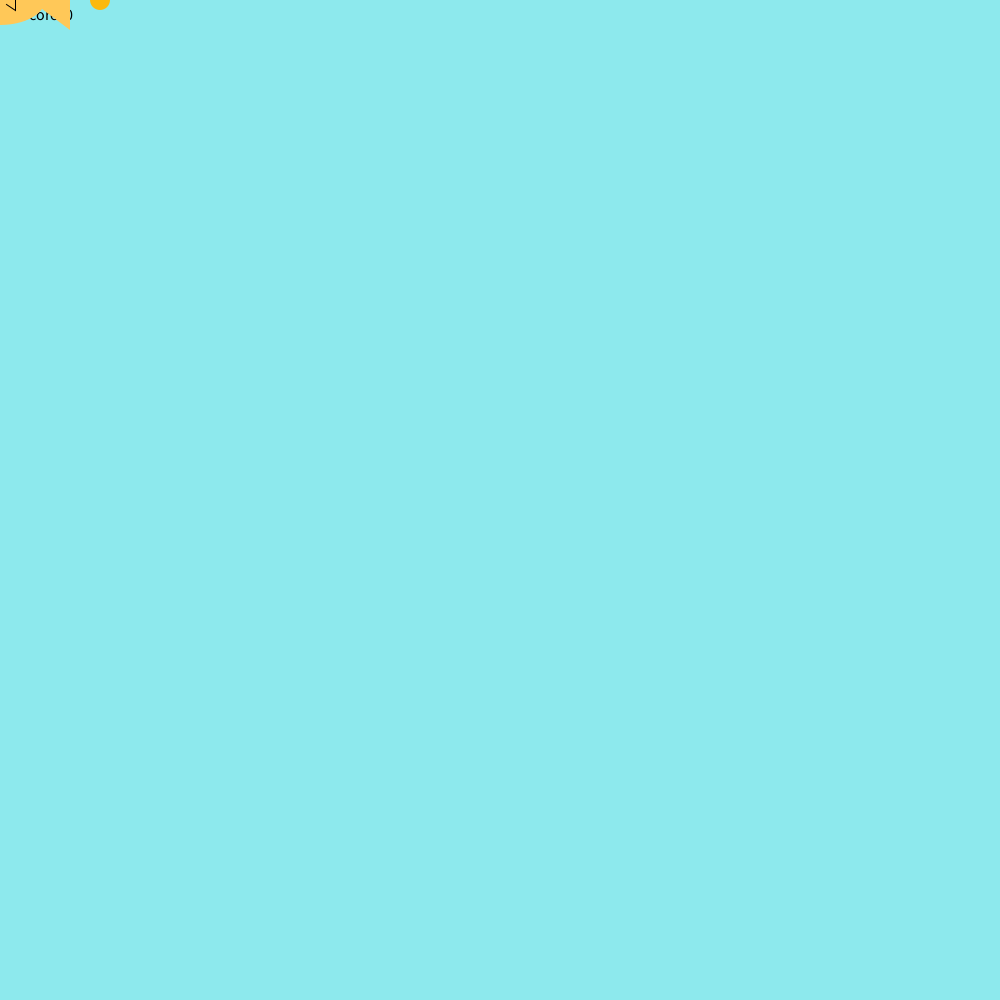
Frame 1 (no input)
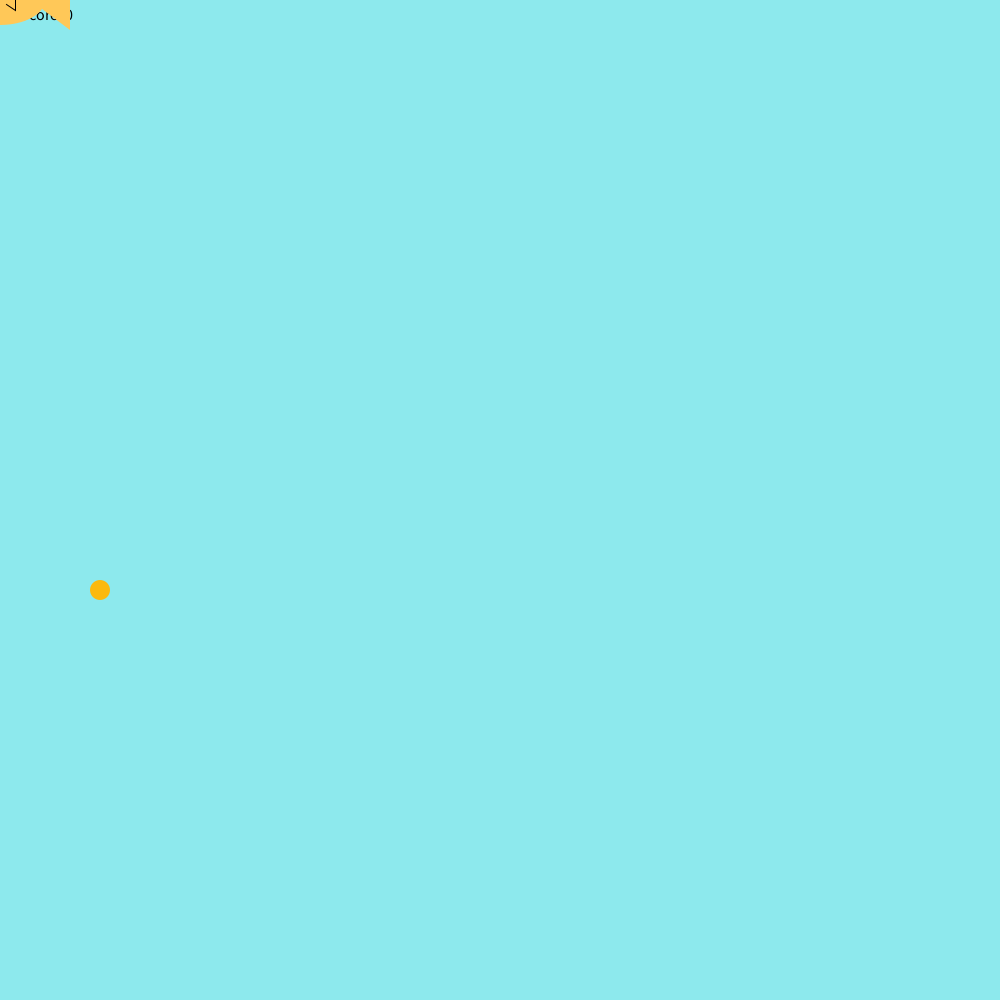
Frame 60 (the mouse pressed at the canvas centre just before this capture)
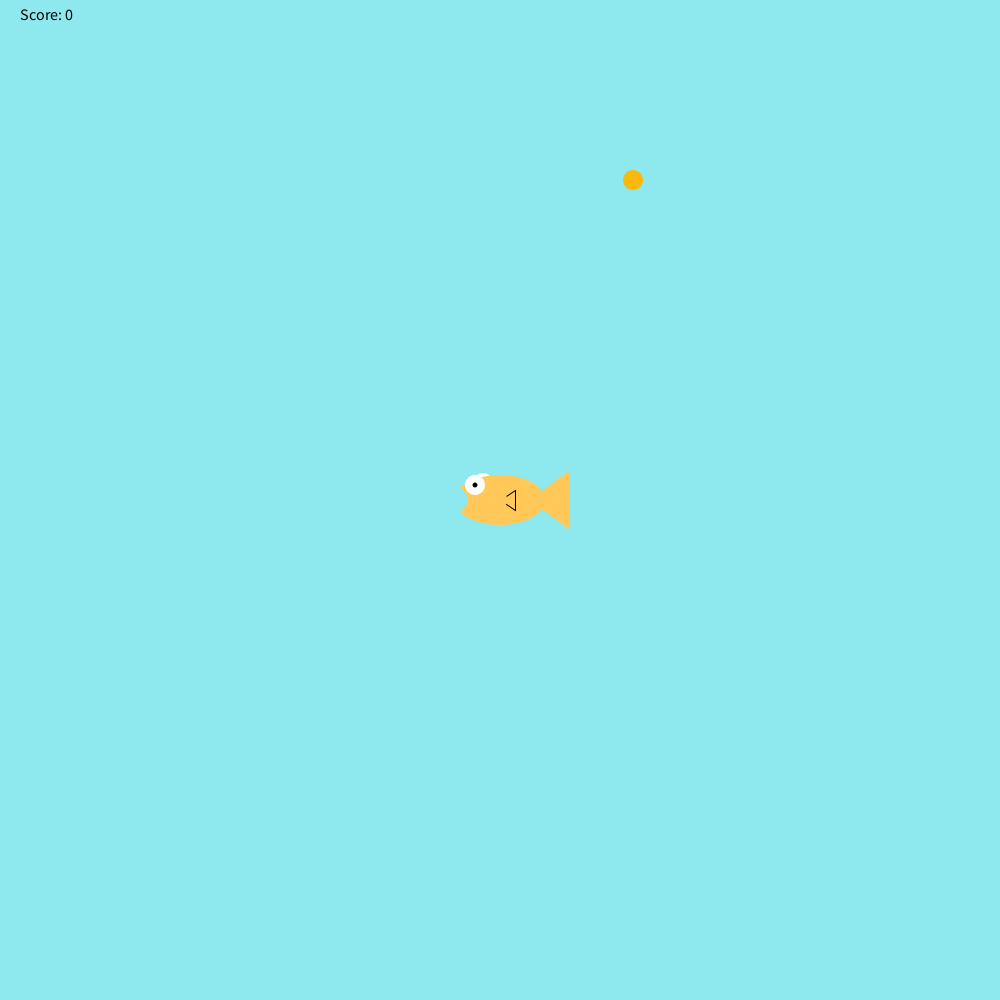
Frame 120 (the mouse held since frame 60 and released just before this capture)

The Processing sketch that drew these frames (run headless with seeded random() and noise(); from frame 60 on, the mouse is pressed at the canvas centre):

// Processing sketch: Fish_Feeder
// ── Fish_Feeder.pde
int foodX = 100;
int foodY = 0;
int score = 0;
void setup(){
  size (1000, 1000);

}
void draw(){
  fill(0, 0, 0);

  background(141, 233, 237);
textSize(16);
text("Score: " + score, 20, 20);
  drawFish();
  checkCatch(foodX, foodY);
  fill(252, 185, 13);
noStroke();
ellipse(foodX, foodY, 20, 20);
foodY = foodY + 10;
if(foodY > height){
  foodX = (int) random(width-20);
  foodY = 0;
ellipse(foodX, foodY, 20, 20);

}}



void drawFish(){
     noStroke();
     fill(255,255,255);
     ellipse(mouseX-17,mouseY-17,20,20); //back side eye
     fill(255,200,88);
     ellipse(mouseX,mouseY,90,50); //body
     triangle(mouseX+30,mouseY,mouseX+70,mouseY+30,mouseX+70,mouseY-30); //tail
     stroke(0);
     triangle(mouseX,mouseY,mouseX+15,mouseY+10,mouseX+15,mouseY-10); //side fin
     noStroke();
     fill(255,200,88);
     ellipse(mouseX,mouseY,15,15); //side fin cover
     noStroke();
     fill(255,255,255);
     ellipse(mouseX-25,mouseY-15,20,20); //front eye
     fill(0,0,0);
     ellipse(mouseX-25,mouseY-15,5,5); //pupil
     fill(141,233,237);
     ellipse(mouseX-45,mouseY,25,25); //mouth
}

void checkCatch(int x, int y){
     if(x > mouseX && x < mouseX+70){
          if(y > mouseY-17 && y < mouseY+30){
               score++;
               foodY = 20; //if the food was eaten, make more food fall from the top
               foodX = (int) random(width-20);
          }
     }
     else if (foodY > height && score > 0){
          score--;
     }
}
